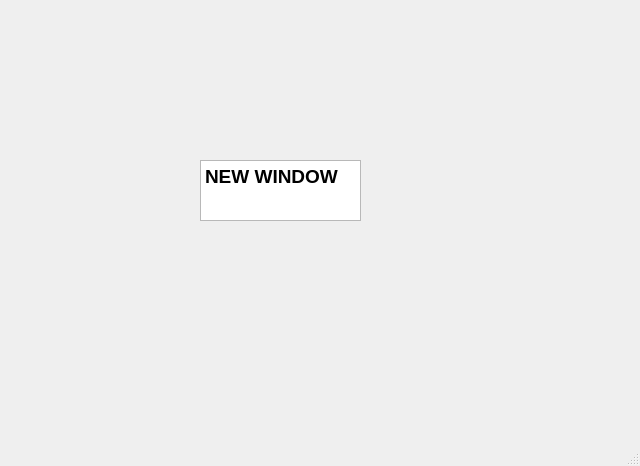
<?xml version="1.0" encoding="UTF-8"?>
<ui version="4.0">
 <class>MainWindow</class>
 <widget class="QMainWindow" name="MainWindow">
  <property name="geometry">
   <rect>
    <x>0</x>
    <y>0</y>
    <width>640</width>
    <height>466</height>
   </rect>
  </property>
  <property name="windowTitle">
   <string>MainWindow</string>
  </property>
  <widget class="QWidget" name="centralwidget">
   <widget class="QTextEdit" name="textEdit">
    <property name="geometry">
     <rect>
      <x>200</x>
      <y>160</y>
      <width>161</width>
      <height>61</height>
     </rect>
    </property>
    <property name="html">
     <string>&lt;!DOCTYPE HTML PUBLIC &quot;-//W3C//DTD HTML 4.0//EN&quot; &quot;http://www.w3.org/TR/REC-html40/strict.dtd&quot;&gt;
&lt;html&gt;&lt;head&gt;&lt;meta name=&quot;qrichtext&quot; content=&quot;1&quot; /&gt;&lt;style type=&quot;text/css&quot;&gt;
p, li { white-space: pre-wrap; }
&lt;/style&gt;&lt;/head&gt;&lt;body style=&quot; font-family:'MS Shell Dlg 2'; font-size:8.25pt; font-weight:400; font-style:normal;&quot;&gt;
&lt;p style=&quot; margin-top:0px; margin-bottom:0px; margin-left:0px; margin-right:0px; -qt-block-indent:0; text-indent:0px;&quot;&gt;&lt;span style=&quot; font-size:14pt; font-weight:600;&quot;&gt;NEW WINDOW&lt;/span&gt;&lt;/p&gt;&lt;/body&gt;&lt;/html&gt;</string>
    </property>
   </widget>
  </widget>
  <widget class="QMenuBar" name="menubar">
   <property name="geometry">
    <rect>
     <x>0</x>
     <y>0</y>
     <width>640</width>
     <height>21</height>
    </rect>
   </property>
  </widget>
  <widget class="QStatusBar" name="statusbar"/>
 </widget>
 <resources/>
 <connections/>
</ui>
